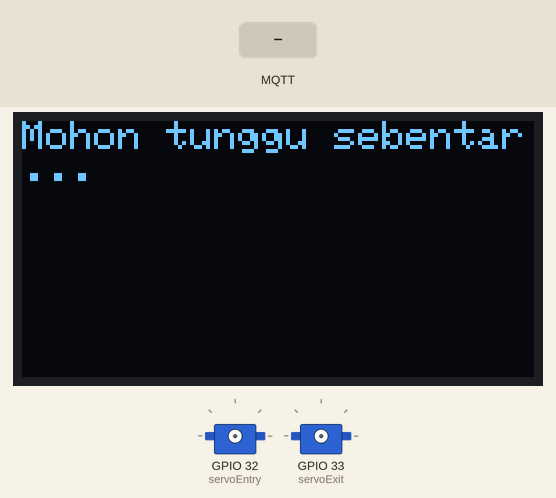
Simulated run of this sketch. Board: ESP32. On the bench: 128×64 one-colour display, 2 × servo. The inputs (shaded band) are chosen by the test bench. WiFi joins after 1.5 s; servers stay silent unless stated; no MQTT or app messages arrive unless stated; what the sketch prints to the serial monitor is not drawn.

Above: at 0.6 s.
At 2.9 s:
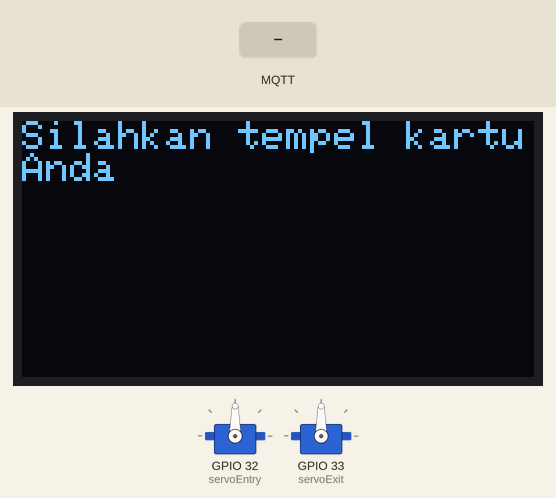
3.0 s: MQTT message "parking/hisan/lcd" arrives on the third subscribed topic
At 4.2 s:
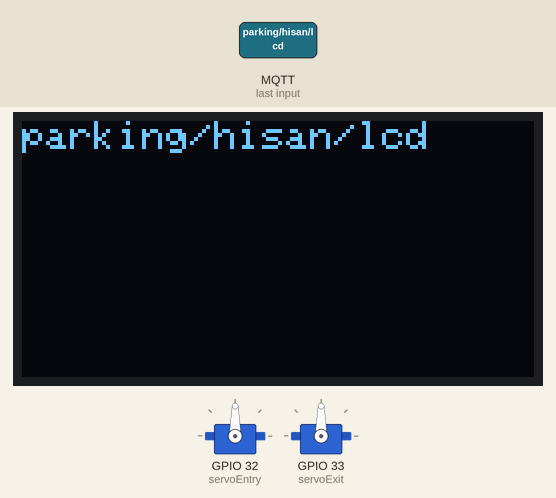
Timing chart, 0 to 6.0 s (numbered marks = the images above; inputs shaded):
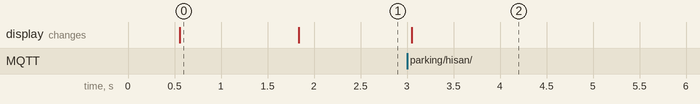

Measured:
- after the input at 3.0 s, the display: changes after 0.05 s (image 2)
- what the display in image 0 shows lasts 1.2 s, from 0.6 s to 1.8 s

The sketch:

index.ino
```cpp
#include <ESP32Servo.h>
#include <Wire.h>
#include <Adafruit_GFX.h>
#include <Adafruit_SSD1306.h>
#include <SPI.h>
#include <MFRC522.h>
#include <PubSubClient.h>
#include <WiFi.h>

// Konfigurasi Wifi
const char* ssid = "YOUR WIFI NAME";
const char* password = "YOUR WIFI PASWORD";
const char* mqtt_server = "broker.hivemq.com / YOUR IP ADDRESS";

WiFiClient espClient;
PubSubClient client(espClient);

// Ukuran OLED
#define SCREEN_WIDTH 128
#define SCREEN_HEIGHT 64

// Alamat I2C OLED
#define OLED_ADDR 0x3C

// Membuat objek OLED
Adafruit_SSD1306 display(SCREEN_WIDTH, SCREEN_HEIGHT, &Wire, -1);

// Pin RFID
#define SS_PIN_ENTRY 5
#define SS_PIN_EXIT 15
#define RST_PIN_ENTRY 27
#define RST_PIN_EXIT 17

// RFID
MFRC522 rfidEntry(SS_PIN_ENTRY, RST_PIN_ENTRY);
MFRC522 rfidExit(SS_PIN_EXIT, RST_PIN_EXIT);

// Objek servo
Servo servoEntry;
Servo servoExit;

void connect() {
  while (!client.connected()) {
    Serial.print("Connecting MQTT...");
    Serial.print("MQTT state: ");
    Serial.println(client.state());
		display.clearDisplay();
    display.setCursor(0, 0);
    display.println("Mohon tunggu sebentar...");
    display.display();

    if (client.connect("esp32-client")) {
      Serial.println("MQTT Connected");
      client.subscribe("parking/hisan/entry/servo");
      client.subscribe("parking/hisan/exit/servo");
      client.subscribe("parking/hisan/lcd");
    } else {
      delay(2000);
    }
  }
}

void callback(char* topic, byte* payload, unsigned int length) {
  String message = "";

  for (int i = 0; i < length; i++) {
    message += (char)payload[i];
  }

  if (String(topic) == "parking/hisan/lcd") {
    display.clearDisplay();
    display.setCursor(0, 0);
    display.println(message);
    display.display();
    delay(5000);
    display.clearDisplay();
    display.setCursor(0, 0);
    display.println("Silahkan tempel kartuAnda");
    display.display();
  } else if (String(topic) == "parking/hisan/entry/servo" && message == "TRUE") {
    servoEntry.write(0);
    delay(3000);
    servoEntry.write(90);
  } else if (String(topic) == "parking/hisan/exit/servo" && message == "TRUE") {
    servoExit.write(0);
    delay(3000);
    servoExit.write(90);
  }
}

void setup() {

  Serial.begin(115200);

  // Inisialisasi OLED
  if (!display.begin(SSD1306_SWITCHCAPVCC, OLED_ADDR)) {
    Serial.println("OLED tidak terdeteksi");
    while (true)
      ;
  }

  // Koneksi Wi-Fi
  WiFi.begin(ssid, password);

  while (WiFi.status() != WL_CONNECTED) {
    delay(500);
    Serial.print(".");
    display.clearDisplay();
    display.setCursor(0, 0);
    display.println("Mohon tunggu sebentar...");
    display.display();
  }
  Serial.println("WiFi connected");
  Serial.println(WiFi.localIP());

  client.setServer(mqtt_server, 1883);
  client.setCallback(callback);

  // Konfigurasi Device
  SPI.begin();

  rfidEntry.PCD_Init();
  rfidExit.PCD_Init();

  // Kondisi awal OLED
  display.clearDisplay();
  display.setCursor(0, 0);
  display.setTextSize(1);
  display.setTextColor(WHITE);

  // Hubungkan servo
  servoEntry.attach(32, 500, 2400);
  servoExit.attach(33, 500, 2400);

  servoEntry.write(90);
  servoExit.write(90);
}

void loop() {

  // Koneksi Client
  if (!client.connected()) {
    connect();
		display.clearDisplay();
		display.setCursor(0, 0);
		display.println("Mohon tunggu sebentar...");
		display.display();
  }
  client.loop();

	display.clearDisplay();
	display.setCursor(0, 0);
	display.println("Silahkan tempel kartuAnda");
	display.display();

  // RFID Entry
  if (rfidEntry.PICC_IsNewCardPresent() && rfidEntry.PICC_ReadCardSerial()) {

    // Ambil ID RFID
    String uid = "";
    for (byte i = 0; i < rfidEntry.uid.size; i++) {
      uid += String(rfidEntry.uid.uidByte[i], HEX);
    }
    uid.toUpperCase();

    client.publish("parking/hisan/entry/rfid", uid.c_str());
    Serial.println("Data terkirim");

    rfidEntry.PICC_HaltA();
  }

  // RFID Exit
  if (rfidExit.PICC_IsNewCardPresent() && rfidExit.PICC_ReadCardSerial()) {

    // Ambil ID RFID
    String uid = "";
    for (byte i = 0; i < rfidExit.uid.size; i++) {
      uid += String(rfidExit.uid.uidByte[i], HEX);
    }
    uid.toUpperCase();

    client.publish("parking/hisan/exit/rfid", uid.c_str());
    Serial.println("Data terkirim");

    rfidExit.PICC_HaltA();
  }
}
```
